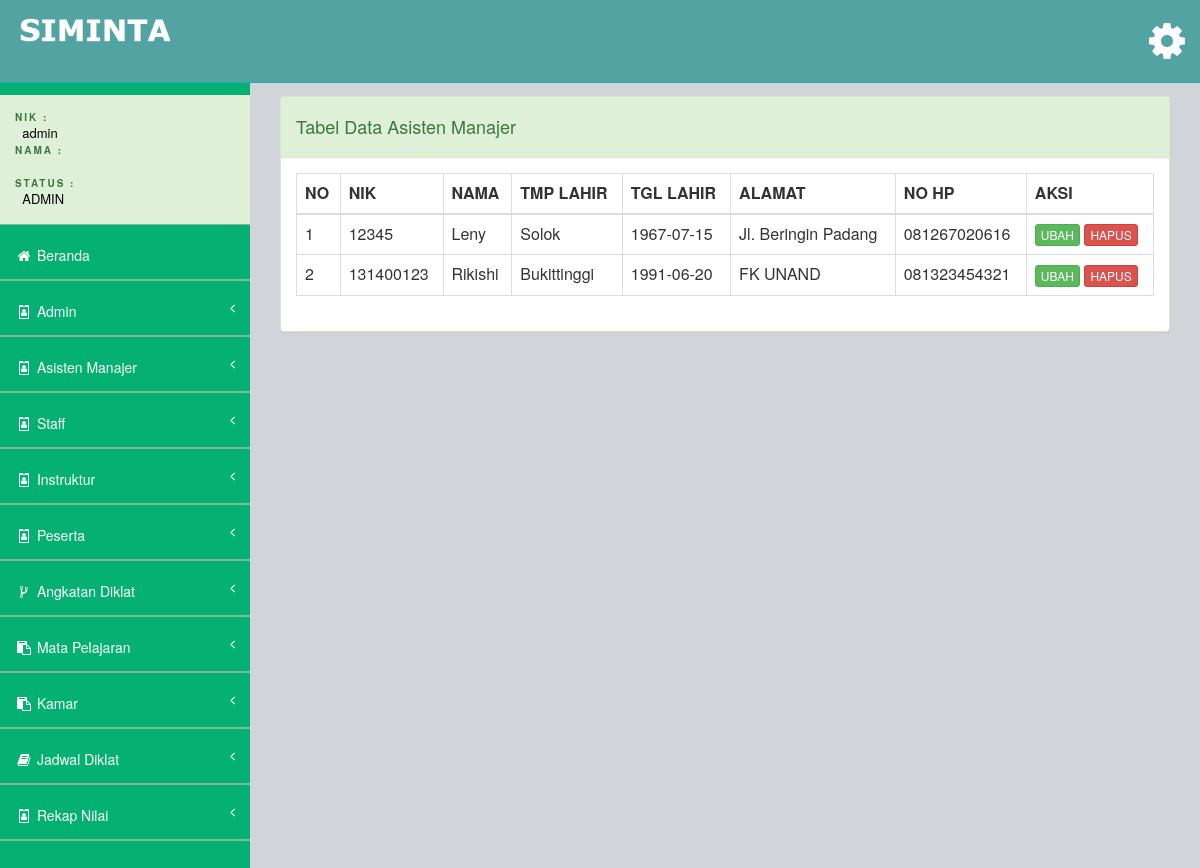
Before: /views/admin/main.php?page=lihat-instruktur (signed in) with the older database file.
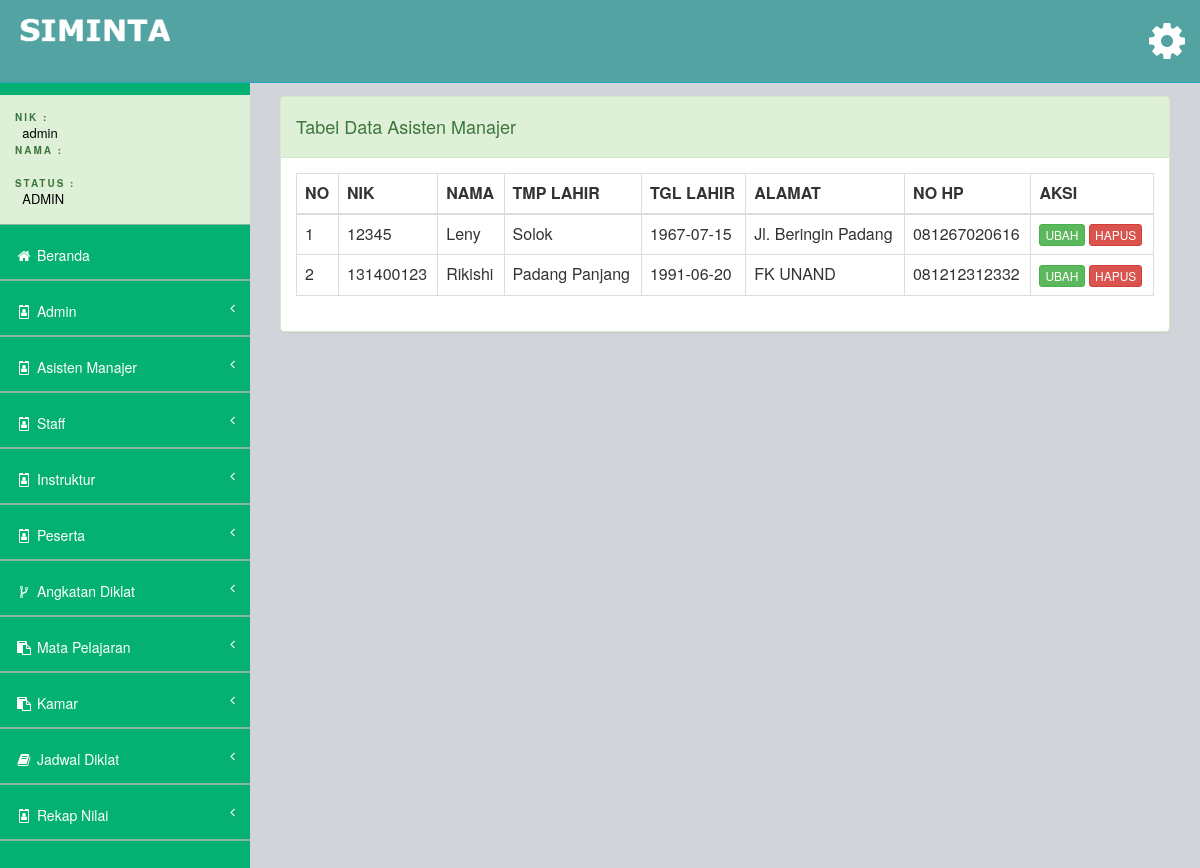
After: the same page with the newer database file.
### tables this page shows
CREATE TABLE `tb_detail_instruktur` (
  `id` int(11) NOT NULL,
  `user_akun_id` int(11) NOT NULL,
  `nik` varchar(50) NOT NULL,
  `nama` varchar(50) NOT NULL,
  `nomor_hp` varchar(12) NOT NULL,
  `tempat_lahir` varchar(50) NOT NULL,
  `tgl_lahir` date NOT NULL,
  `alamat` varchar(100) NOT NULL
);

### views/admin/input_instruktur/lihat-biodata-instruktur.php (the view)
<div class="row">
    <div class="col-md-12">
        <div class="panel panel-success">
            <div class="panel-heading">
                <h4>Tabel Data Asisten Manajer</h4>
            </div>
            <div class="panel-body">
                <div class="">
                    <table class="table table-bordered table-hover my-datatable">
                        <thead>
                            <tr>
                                <th>NO</th>
                                <th>NIK</th>
                                <th>NAMA</th>
                                <th>TMP LAHIR</th>
                                <th>TGL LAHIR</th>
                                <th>ALAMAT</th>
                                <th>NO HP</th>
                                <th>AKSI</th>
                            </tr>
                        </thead>
                        <tbody>
                            <?php
                                $no = 1;
                                $sql = "SELECT * FROM tb_detail_instruktur";
                                $proses = mysqli_query($conn, $sql);
                                while ($data = mysqli_fetch_assoc($proses))
                                {
                            ?>
                                <tr>
                                    <td><?php echo $no; ?></td>
                                    <td><?php echo $data["nik"] ?></td>
                                    <td><?php echo $data["nama"] ?></td>
                                    <td><?php echo $data["tempat_lahir"] ?></td>
                                    <td><?php echo $data["tgl_lahir"] ?></td>
                                    <td><?php echo $data["alamat"] ?></td>
                                    <td><?php echo $data["nomor_hp"] ?></td>
                                    <td>
                                        <a href="#" class="btn btn-xs btn-success">UBAH</a>
                                        <a href="#" class="btn btn-xs btn-danger">HAPUS</a>
                                    </td>
                                </tr>
                            <?php
                                    $no++;
                                }
                            ?>
                        </tbody>
                    </table>
                </div>
            </div>
        </div>
    </div>
</div>

Changed rows visible on the page:
changed tb_detail_instruktur "Rikishi": tempat_lahir "Bukittinggi" → "Padang Panjang"; nomor_hp "081323454321" → "081212312332"
